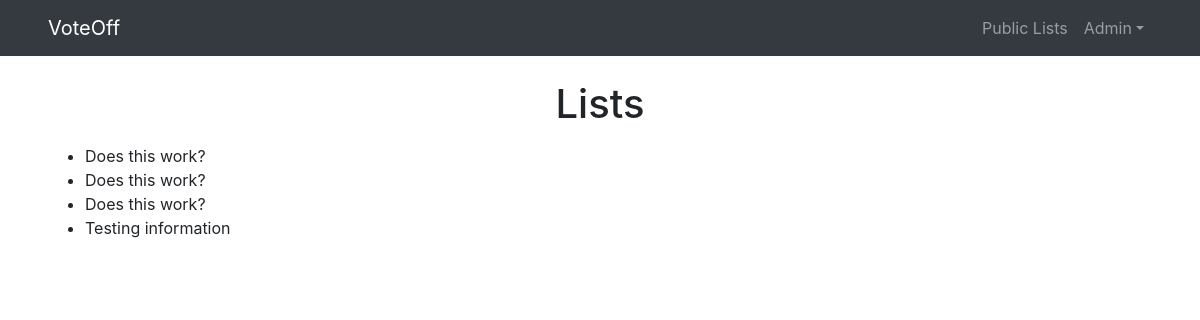
/lists/mylists (signed in), run on an earlier commit of the app's database.
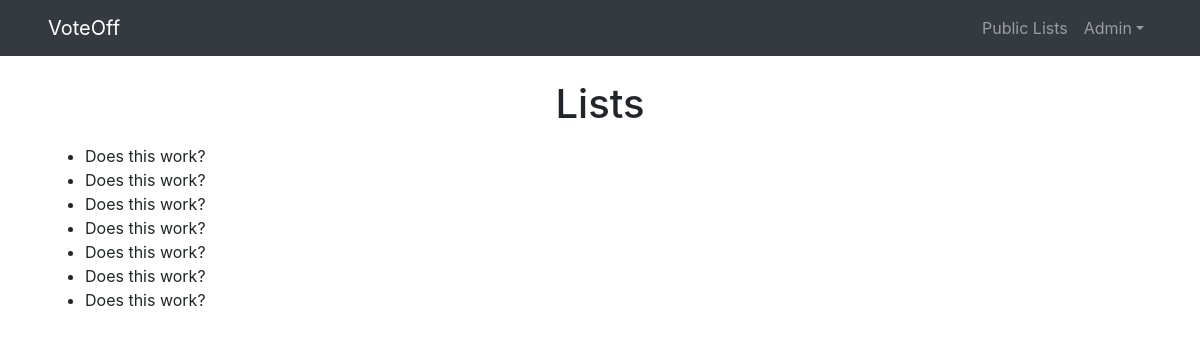
And on a later commit of the database.
### lists/models.py (models this page shows, shortened)
class Question(models.Model):
    question_text = models.CharField(max_length=200)
    pub_date = models.DateTimeField(auto_now_add=True)
    public = models.BooleanField(default=False)
    creator = models.ForeignKey(User, on_delete=models.CASCADE)

### lists/views.py (the view)
# urls.py: path('lists/mylists', views.mylists, name='mylists'),
def mylists(request):
    if request.user.is_authenticated:
        user_questions = Question.objects.filter(creator=request.user)
        return render(request, 'lists/mylists.html', {'user_questions':user_questions})
    else:
        return render(request, 'lists/mylists.html')

### lists/templates/lists/mylists.html
{% extends 'base.html' %}
{% load static %}
{% block extrahead %}
<link rel="stylesheet" type="text/css" href="{% static 'css/lists.css' %}">
{% endblock %}
{% block content %}
{% if user.is_authenticated %}
    <h1 class="text-center mb-3">Lists</h1>
    <ul>
        {% if user_questions %}
            {% for question in user_questions %}
                <li>{{ question.question_text }}</li>
            {% endfor %}
        {% else %}
            <h1>You have no lists</h1>
        {% endif %}
    </ul>
{% else %}
    <h1>Please log in to view your lists</h1>
{% endif %}
{% endblock %}

### templates/base.html (shortened to what this page needs)
{% load static %}
<!DOCTYPE html>
<html lang="en">
<head>
    <link rel="stylesheet" href="https://stackpath.bootstrapcdn.com/bootstrap/4.4.1/css/bootstrap.min.css"
>
    {% block extrahead %}{% endblock %}
    <link rel="stylesheet" type="text/css" href="{% static 'css/base.css' %}">
</head>
<body>
    {% include 'partials/_navbar.html' %}
    <div class="general-background">
        <div class="container">
            {% block content %}{% endblock %}
        </div>
    </div>
</body>
</html>

### templates/partials/_navbar.html (shortened to what this page needs)
<nav class="navbar fixed-top navbar-dark bg-dark navbar-expand-sm navbar-content">
        <a class="navbar-brand" href='/'>VoteOff</a>
        <div class="collapse navbar-collapse" id="navbarTogglerDemo01">
        <ul class="navbar-nav ml-auto">
                <li class="nav-item">
                        <a class="nav-link" href="/lists/">Public Lists</a>
                </li>
                {% if user.is_authenticated %}
                        <li class="nav-item dropdown">
                                <a class="nav-link dropdown-toggle" href="#" data-toggle="dropdown">{{ user.username }}</a>
                        </li>
                {% else %}
                        <li class="nav-item">
                                <a class="nav-link" href="{% url 'lists:loginuser' %}">Login/Register</a>
                        </li>
                {% endif %}
        </ul>
        </div>
</nav>

### static/css/base.css (style rules this page uses)
.general-background { padding-top: 5rem; }
.navbar-content { padding-left: 3rem; padding-right: 3rem; background-color: red; }

What changed in the data, as far as the page shows it:
removed Question: question_text "Testing information"
added Question: question_text "Does this work?"
added Question: question_text "Does this work?"
added Question: question_text "Does this work?"
added Question: question_text "Does this work?"
